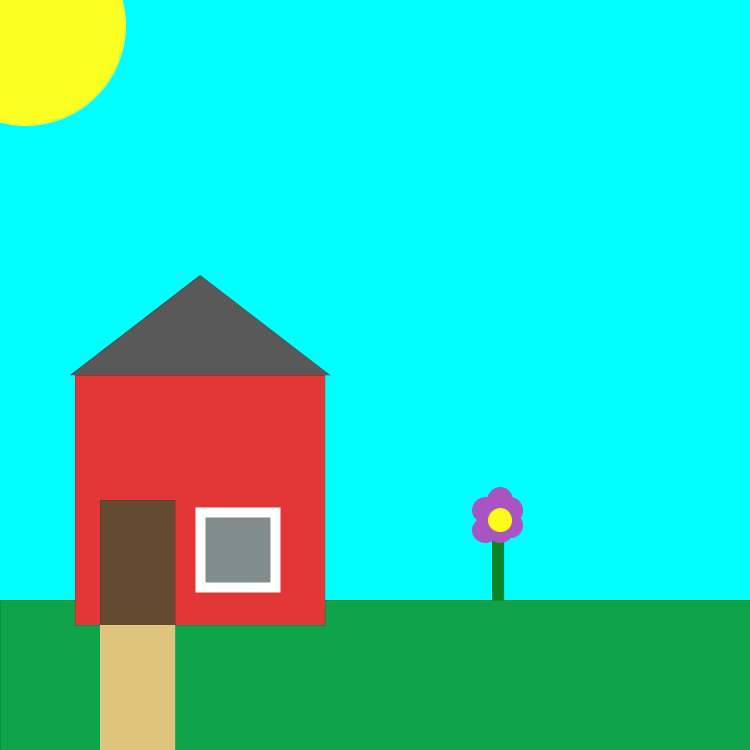
Frame 1 (no input)
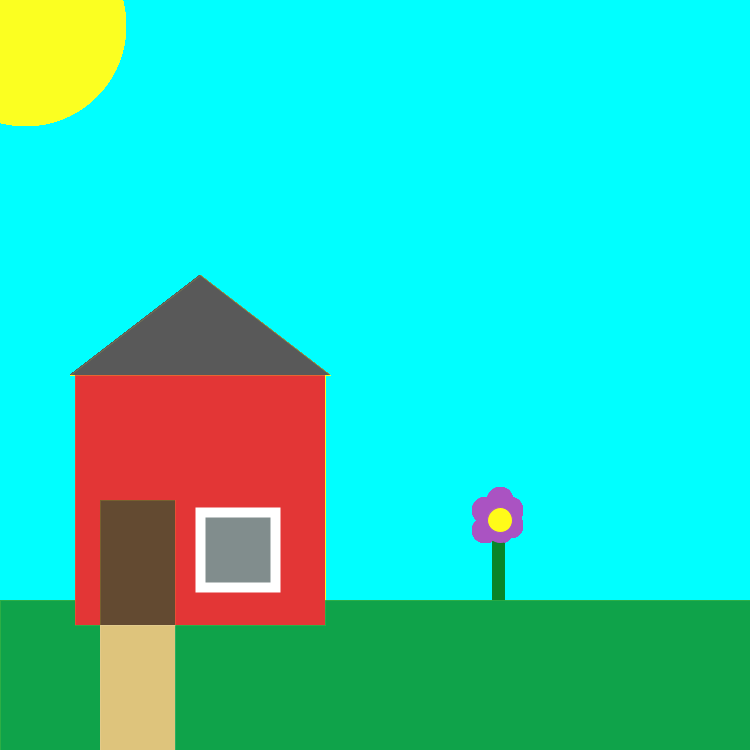
Frame 60 (the mouse pressed at the canvas centre just before this capture)
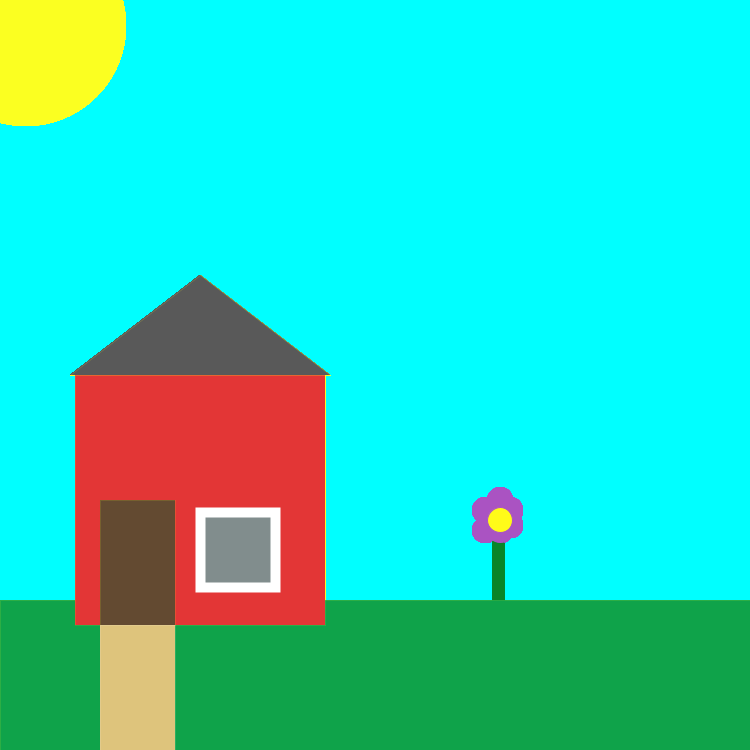
Frame 120 (the mouse held since frame 60 and released just before this capture)

The Processing sketch that drew these frames (run headless with seeded random() and noise(); from frame 60 on, the mouse is pressed at the canvas centre):

// Processing sketch: Draw_me_a_house
// ── Draw_me_a_house.pde
PShape sky;

void setup(){
  background(0, 255, 255);
  size(750, 750);
  
  sky = createShape(GROUP);
  
  PShape sky = createShape(ELLIPSE, 0, 0, 20, 20);
  
}

void draw(){
  //Grasplæne
  strokeWeight(0);
  fill(15, 163, 74);
  rect(0, 600,750, 150);
  
  //Murstenshus
  strokeWeight(0);
  fill(227, 54, 54);
  square(75, 375, 250);
  
  //Dør
  strokeWeight(0);
  fill(99, 74, 49);
  rect(100, 500, 75, 125);
  
  //Tag
  strokeWeight(0);
  fill(89, 89, 89);
  triangle(70, 375, 200, 275, 330, 375);
 
  //Window color
  strokeWeight(0);
  fill(0, 255, 255, 75);
  square(200, 512, 75);
  
  //Window
  stroke(255, 255, 255);
  strokeWeight(10);
  fill(0, 255, 255, 50);
  square(200, 512, 75);
  
  //Sti
  strokeWeight(0);
  fill(222, 196, 124);
  rect(100, 625, 75, 150);
  
  //blomster ben
  strokeWeight(0);
  stroke(9, 133, 40);
  fill(9, 133, 40);
  rect(492, 500, 12, 100);
  
  //blomst blade
  strokeWeight(1);
  stroke(170, 83, 194);
  fill(170, 83, 194);
  circle(510, 510, 25);
  circle(500, 500, 25);
  circle(500, 530, 25);
  circle(510,525, 25);
  circle(485, 510, 25);
  circle(485, 530, 25);
  
  //blomst center
  fill(255, 251, 25);
  circle(500, 520, 25);
  
  //Sol
  strokeWeight(1);
  stroke(251, 255, 33);
  fill(251, 255, 33);
  circle(25, 25, 200);
  
  //Skyer

}
